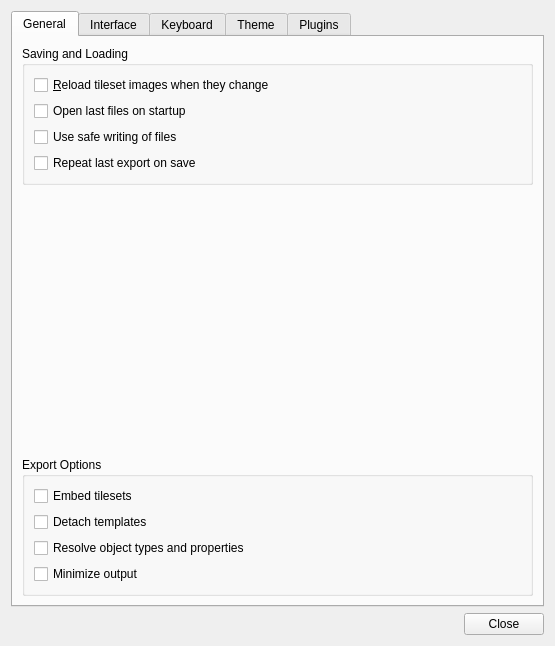
<?xml version="1.0" encoding="UTF-8"?>
<ui version="4.0">
 <class>PreferencesDialog</class>
 <widget class="QDialog" name="PreferencesDialog">
  <property name="geometry">
   <rect>
    <x>0</x>
    <y>0</y>
    <width>555</width>
    <height>646</height>
   </rect>
  </property>
  <property name="windowTitle">
   <string>Preferences</string>
  </property>
  <layout class="QVBoxLayout" name="verticalLayout">
   <property name="sizeConstraint">
    <enum>QLayout::SetMinimumSize</enum>
   </property>
   <item>
    <widget class="QTabWidget" name="tabWidget">
     <property name="currentIndex">
      <number>0</number>
     </property>
     <widget class="QWidget" name="generalTab">
      <attribute name="title">
       <string>General</string>
      </attribute>
      <layout class="QVBoxLayout" name="verticalLayout_2">
       <item>
        <widget class="QGroupBox" name="saveAndLoadGroupBox">
         <property name="title">
          <string>Saving and Loading</string>
         </property>
         <layout class="QGridLayout" name="gridLayout">
          <item row="2" column="0">
           <widget class="QCheckBox" name="safeSaving">
            <property name="toolTip">
             <string>Turn this off if you're having trouble saving your files.</string>
            </property>
            <property name="text">
             <string>Use safe writing of files</string>
            </property>
           </widget>
          </item>
          <item row="1" column="0">
           <widget class="QCheckBox" name="openLastFiles">
            <property name="text">
             <string>Open last files on startup</string>
            </property>
           </widget>
          </item>
          <item row="0" column="0" colspan="2">
           <widget class="QCheckBox" name="reloadTilesetImages">
            <property name="text">
             <string>&amp;Reload tileset images when they change</string>
            </property>
           </widget>
          </item>
          <item row="3" column="0">
           <widget class="QCheckBox" name="exportOnSave">
            <property name="text">
             <string>Repeat last export on save</string>
            </property>
           </widget>
          </item>
         </layout>
        </widget>
       </item>
       <item>
        <spacer name="verticalSpacer">
         <property name="orientation">
          <enum>Qt::Vertical</enum>
         </property>
         <property name="sizeHint" stdset="0">
          <size>
           <width>20</width>
           <height>1</height>
          </size>
         </property>
        </spacer>
       </item>
       <item>
        <widget class="QGroupBox" name="exportGroupBox">
         <property name="title">
          <string>Export Options</string>
         </property>
         <layout class="QGridLayout" name="gridLayout_5">
          <item row="2" column="0">
           <widget class="QCheckBox" name="resolveObjectTypesAndProperties">
            <property name="text">
             <string>Resolve object types and properties</string>
            </property>
           </widget>
          </item>
          <item row="0" column="0" colspan="2">
           <widget class="QCheckBox" name="embedTilesets">
            <property name="text">
             <string>Embed tilesets</string>
            </property>
           </widget>
          </item>
          <item row="1" column="0" colspan="2">
           <widget class="QCheckBox" name="detachTemplateInstances">
            <property name="text">
             <string>Detach templates</string>
            </property>
           </widget>
          </item>
          <item row="3" column="0">
           <widget class="QCheckBox" name="minimizeOutput">
            <property name="toolTip">
             <string>Omits unnecessary whitespace when supported by the output format</string>
            </property>
            <property name="text">
             <string>Minimize output</string>
            </property>
           </widget>
          </item>
         </layout>
        </widget>
       </item>
      </layout>
     </widget>
     <widget class="QWidget" name="interfaceTab">
      <attribute name="title">
       <string>Interface</string>
      </attribute>
      <layout class="QVBoxLayout" name="verticalLayout_7">
       <item>
        <widget class="QGroupBox" name="interfaceGroupBox">
         <property name="title">
          <string>Interface</string>
         </property>
         <layout class="QGridLayout" name="gridLayout_2">
          <item row="0" column="0">
           <widget class="QLabel" name="label_2">
            <property name="text">
             <string>&amp;Language:</string>
            </property>
            <property name="buddy">
             <cstring>languageCombo</cstring>
            </property>
           </widget>
          </item>
          <item row="0" column="3">
           <widget class="QComboBox" name="languageCombo"/>
          </item>
          <item row="4" column="3">
           <widget class="QDoubleSpinBox" name="objectLineWidth">
            <property name="suffix">
             <string> pixels</string>
            </property>
            <property name="decimals">
             <number>1</number>
            </property>
            <property name="minimum">
             <double>1.000000000000000</double>
            </property>
            <property name="value">
             <double>2.000000000000000</double>
            </property>
           </widget>
          </item>
          <item row="2" column="0">
           <widget class="QLabel" name="label_3">
            <property name="text">
             <string>Grid color:</string>
            </property>
            <property name="buddy">
             <cstring>gridColor</cstring>
            </property>
           </widget>
          </item>
          <item row="3" column="0">
           <widget class="QLabel" name="label_4">
            <property name="text">
             <string>Fine grid divisions:</string>
            </property>
            <property name="buddy">
             <cstring>gridFine</cstring>
            </property>
           </widget>
          </item>
          <item row="5" column="0" colspan="4">
           <widget class="QCheckBox" name="openGL">
            <property name="text">
             <string>Hardware &amp;accelerated drawing (OpenGL)</string>
            </property>
           </widget>
          </item>
          <item row="2" column="3">
           <widget class="Tiled::ColorButton" name="gridColor"/>
          </item>
          <item row="3" column="3">
           <widget class="QSpinBox" name="gridFine">
            <property name="minimum">
             <number>1</number>
            </property>
            <property name="maximum">
             <number>128</number>
            </property>
           </widget>
          </item>
          <item row="0" column="4">
           <spacer name="horizontalSpacer_2">
            <property name="orientation">
             <enum>Qt::Horizontal</enum>
            </property>
            <property name="sizeHint" stdset="0">
             <size>
              <width>0</width>
              <height>20</height>
             </size>
            </property>
           </spacer>
          </item>
          <item row="4" column="0">
           <widget class="QLabel" name="label">
            <property name="text">
             <string>Object line width:</string>
            </property>
            <property name="buddy">
             <cstring>objectLineWidth</cstring>
            </property>
           </widget>
          </item>
          <item row="6" column="0">
           <widget class="QCheckBox" name="wheelZoomsByDefault">
            <property name="text">
             <string>Mouse wheel &amp;zooms by default</string>
            </property>
           </widget>
          </item>
         </layout>
        </widget>
       </item>
       <item>
        <widget class="QGroupBox" name="updatesGroupBox">
         <property name="title">
          <string>Updates</string>
         </property>
         <layout class="QVBoxLayout" name="verticalLayout_4">
          <item>
           <widget class="QCheckBox" name="displayNewsCheckBox">
            <property name="text">
             <string>Display news in status bar</string>
            </property>
           </widget>
          </item>
          <item>
           <widget class="QCheckBox" name="displayNewVersionCheckBox">
            <property name="text">
             <string>Highlight new version in status bar</string>
            </property>
           </widget>
          </item>
         </layout>
        </widget>
       </item>
       <item>
        <spacer name="verticalSpacer_3">
         <property name="orientation">
          <enum>Qt::Vertical</enum>
         </property>
         <property name="sizeHint" stdset="0">
          <size>
           <width>20</width>
           <height>0</height>
          </size>
         </property>
        </spacer>
       </item>
      </layout>
     </widget>
     <widget class="Tiled::ShortcutSettingsPage" name="keyboardTab">
      <attribute name="title">
       <string>Keyboard</string>
      </attribute>
     </widget>
     <widget class="QWidget" name="updatesTab">
      <attribute name="title">
       <string>Theme</string>
      </attribute>
      <layout class="QVBoxLayout" name="verticalLayout_3">
       <item>
        <widget class="QGroupBox" name="themeGroupBox">
         <property name="title">
          <string>Theme</string>
         </property>
         <layout class="QGridLayout" name="gridLayout_4">
          <item row="0" column="1">
           <spacer name="horizontalSpacer_4">
            <property name="orientation">
             <enum>Qt::Horizontal</enum>
            </property>
            <property name="sizeType">
             <enum>QSizePolicy::Fixed</enum>
            </property>
            <property name="sizeHint" stdset="0">
             <size>
              <width>100</width>
              <height>20</height>
             </size>
            </property>
           </spacer>
          </item>
          <item row="0" column="2">
           <widget class="QComboBox" name="styleCombo"/>
          </item>
          <item row="2" column="0" colspan="2">
           <widget class="QLabel" name="selectionColorLabel">
            <property name="text">
             <string>Selection color:</string>
            </property>
           </widget>
          </item>
          <item row="2" column="2">
           <widget class="Tiled::ColorButton" name="selectionColor"/>
          </item>
          <item row="0" column="0">
           <widget class="QLabel" name="label_5">
            <property name="text">
             <string>Style:</string>
            </property>
            <property name="buddy">
             <cstring>styleCombo</cstring>
            </property>
           </widget>
          </item>
          <item row="1" column="2">
           <widget class="Tiled::ColorButton" name="baseColor"/>
          </item>
          <item row="0" column="3">
           <spacer name="horizontalSpacer">
            <property name="orientation">
             <enum>Qt::Horizontal</enum>
            </property>
            <property name="sizeHint" stdset="0">
             <size>
              <width>72</width>
              <height>20</height>
             </size>
            </property>
           </spacer>
          </item>
          <item row="1" column="0" colspan="2">
           <widget class="QLabel" name="baseColorLabel">
            <property name="text">
             <string>Base color:</string>
            </property>
            <property name="buddy">
             <cstring>baseColor</cstring>
            </property>
           </widget>
          </item>
         </layout>
        </widget>
       </item>
       <item>
        <spacer name="verticalSpacer_2">
         <property name="orientation">
          <enum>Qt::Vertical</enum>
         </property>
         <property name="sizeHint" stdset="0">
          <size>
           <width>20</width>
           <height>0</height>
          </size>
         </property>
        </spacer>
       </item>
      </layout>
     </widget>
     <widget class="QWidget" name="pluginsTab">
      <attribute name="title">
       <string>Plugins</string>
      </attribute>
      <layout class="QVBoxLayout" name="verticalLayout_6">
       <item>
        <widget class="QGroupBox" name="groupBox_4">
         <property name="title">
          <string>Enabled Plugins</string>
         </property>
         <layout class="QVBoxLayout" name="verticalLayout_5">
          <item>
           <widget class="QListView" name="pluginList"/>
          </item>
         </layout>
        </widget>
       </item>
       <item>
        <widget class="QGroupBox" name="groupBox">
         <property name="title">
          <string>Extensions</string>
         </property>
         <layout class="QHBoxLayout" name="horizontalLayout">
          <item>
           <widget class="QLabel" name="extensionsPathLabel">
            <property name="text">
             <string>Directory:</string>
            </property>
           </widget>
          </item>
          <item>
           <widget class="QLineEdit" name="extensionsPathEdit">
            <property name="readOnly">
             <bool>true</bool>
            </property>
           </widget>
          </item>
          <item>
           <widget class="QPushButton" name="openExtensionsPathButton">
            <property name="text">
             <string>Open...</string>
            </property>
           </widget>
          </item>
         </layout>
        </widget>
       </item>
      </layout>
     </widget>
    </widget>
   </item>
   <item>
    <widget class="QDialogButtonBox" name="buttonBox">
     <property name="orientation">
      <enum>Qt::Horizontal</enum>
     </property>
     <property name="standardButtons">
      <set>QDialogButtonBox::Close</set>
     </property>
    </widget>
   </item>
  </layout>
 </widget>
 <customwidgets>
  <customwidget>
   <class>Tiled::ColorButton</class>
   <extends>QToolButton</extends>
   <header>colorbutton.h</header>
  </customwidget>
  <customwidget>
   <class>Tiled::ShortcutSettingsPage</class>
   <extends>QWidget</extends>
   <header>shortcutsettingspage.h</header>
   <container>1</container>
  </customwidget>
 </customwidgets>
 <tabstops>
  <tabstop>tabWidget</tabstop>
  <tabstop>reloadTilesetImages</tabstop>
  <tabstop>openLastFiles</tabstop>
  <tabstop>safeSaving</tabstop>
  <tabstop>exportOnSave</tabstop>
  <tabstop>embedTilesets</tabstop>
  <tabstop>detachTemplateInstances</tabstop>
  <tabstop>resolveObjectTypesAndProperties</tabstop>
  <tabstop>minimizeOutput</tabstop>
  <tabstop>languageCombo</tabstop>
  <tabstop>gridColor</tabstop>
  <tabstop>gridFine</tabstop>
  <tabstop>objectLineWidth</tabstop>
  <tabstop>openGL</tabstop>
  <tabstop>wheelZoomsByDefault</tabstop>
  <tabstop>displayNewsCheckBox</tabstop>
  <tabstop>displayNewVersionCheckBox</tabstop>
  <tabstop>styleCombo</tabstop>
  <tabstop>baseColor</tabstop>
  <tabstop>selectionColor</tabstop>
  <tabstop>pluginList</tabstop>
  <tabstop>extensionsPathEdit</tabstop>
  <tabstop>openExtensionsPathButton</tabstop>
 </tabstops>
 <resources/>
 <connections>
  <connection>
   <sender>buttonBox</sender>
   <signal>rejected()</signal>
   <receiver>PreferencesDialog</receiver>
   <slot>reject()</slot>
   <hints>
    <hint type="sourcelabel">
     <x>322</x>
     <y>416</y>
    </hint>
    <hint type="destinationlabel">
     <x>315</x>
     <y>312</y>
    </hint>
   </hints>
  </connection>
 </connections>
</ui>
